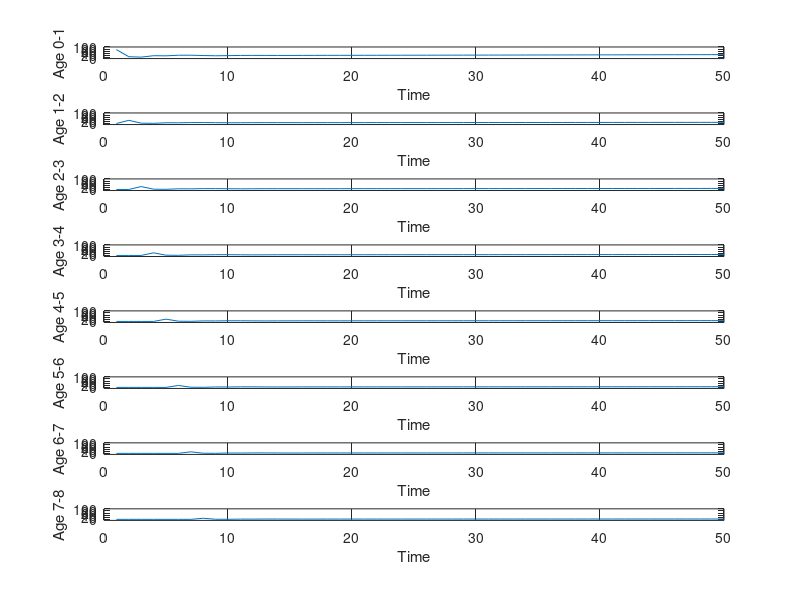

The MATLAB source for this figure:
%Daniel Silva
ageGroupNum=8;
timeVals = 50;
b = zeros(1,ageGroupNum);
mu = zeros(1,ageGroupNum -1);
b = [0,0.1,0.6,0.5,0.8,0.7,0.5,0.1];
mu = [0.6,0.08,0.1,0.13,0.15,0.2,0.3];
b2 = 0.3;
b3 = 0.7;
b4 = 0.2;
m1 = 0.04;
m2 = 0.08;
m3 = 0.13;
b1 = 1-((1-m1)*b2+(1-m1)*(1-m2)*b3+(1-m1)*(1-m2)*(1-m3)*b4); % generates steady state distribution
%b1 = 0.5 % put a random value here if you want to see a non-steady state situation
b(1) = 1-((1-mu(1))*b(2)+(1-mu(1))*(1-mu(2))*b(3)+(1-mu(1))*(1-mu(2))*(1-mu(3))*b(4)+(1-mu(1))*(1-mu(2))*(1-mu(3))*(1-mu(4))*b(5)...
    +(1-mu(1))*(1-mu(2))*(1-mu(3))*(1-mu(4))*(1-mu(5))*b(6)+(1-mu(1))*(1-mu(2))*(1-mu(3))*(1-mu(4))*(1-mu(5))*(1-mu(6))*b(6)...
    + (1-mu(1))*(1-mu(2))*(1-mu(3))*(1-mu(4))*(1-mu(5))*(1-mu(6))*(1-mu(7))*b(8));
%R = [b1 b2 b3 b4; 1-m1 0 0 0; 0 1-m2 0 0; 0 0 1-m3 0];
%b(1) = abs(b(1));
b(1) = .1;
rBot = [diag((1-mu)),zeros(ageGroupNum-1,1)];
R = [b;rBot];
agearray = zeros(ageGroupNum,timeVals);
agearray(:,1)=[75;0;0;0;0;0;0;0];
for j=2:timeVals
    for i=1:ageGroupNum
        agearray(i,j)=R(i,1)*agearray(1,j-1)+R(i,2)*agearray(2,j-1)...
            +R(i,3)*agearray(3,j-1)+R(i,4)*agearray(4,j-1)...
            +R(i,5)*agearray(5,j-1)+R(i,6)*agearray(6,j-1)...
            +R(i,7)*agearray(7,j-1)+R(i,8)*agearray(8,j-1);
    end
end
agearray;
disp("Problem 1a:");
disp("approx. steady state:");
disp(agearray(:,20));
disp("Average:");
for i = 1:4
    disp(agearray(i,20)/(sum(agearray(:,20))));
end

subplot(8,1,1);
plot(agearray(1,:))
axis([0 timeVals -10 100])
xlabel('Time')
ylabel('Age 0-1')

subplot(8,1,2);
plot(agearray(2,:))
axis([0 timeVals -10 100])
xlabel('Time')
ylabel('Age 1-2')

subplot(8,1,3);
plot(agearray(3,:))
axis([0 timeVals -10 100])
xlabel('Time')
ylabel('Age 2-3')

subplot(8,1,4);
plot(agearray(4,:))
axis([0 timeVals -10 100])
xlabel('Time')
ylabel('Age 3-4')

subplot(8,1,5);
plot(agearray(5,:))
axis([0 timeVals -10 100])
xlabel('Time')
ylabel('Age 4-5')

subplot(8,1,6);
plot(agearray(6,:))
axis([0 timeVals -10 100])
xlabel('Time')
ylabel('Age 5-6')

subplot(8,1,7);
plot(agearray(7,:))
axis([0 timeVals -10 100])
xlabel('Time')
ylabel('Age 6-7')

subplot(8,1,8);
plot(agearray(8,:))
axis([0 timeVals -10 100])
xlabel('Time')
ylabel('Age 7-8')
